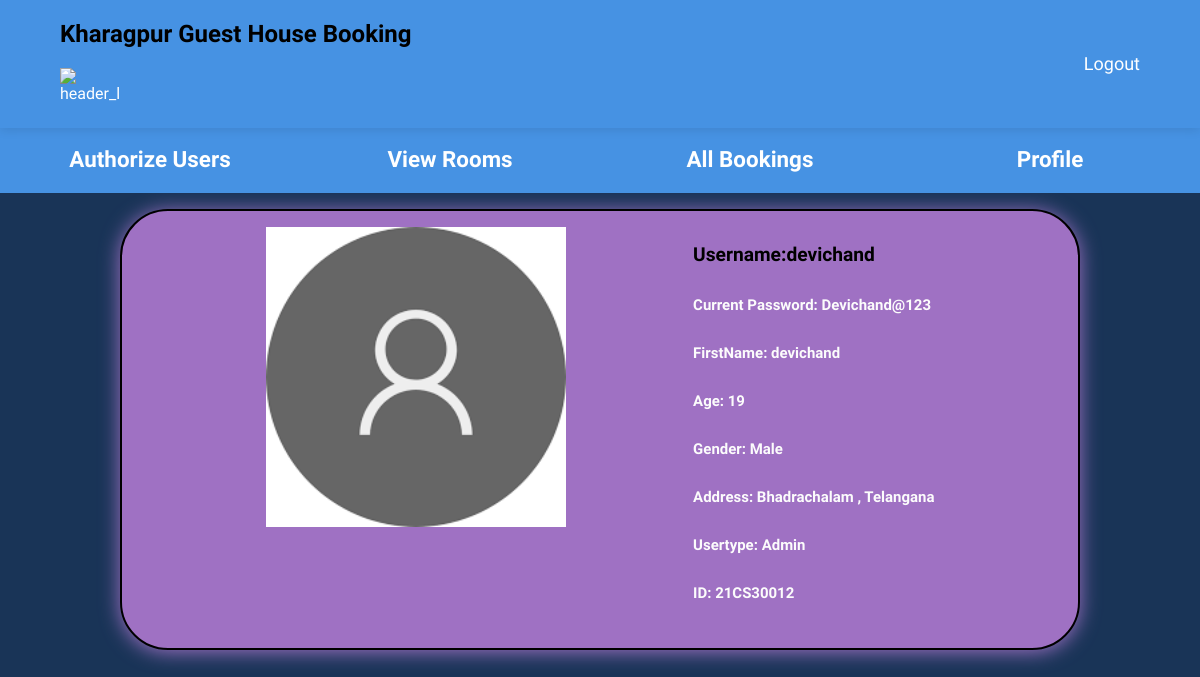
Before: /profile with the older database file.
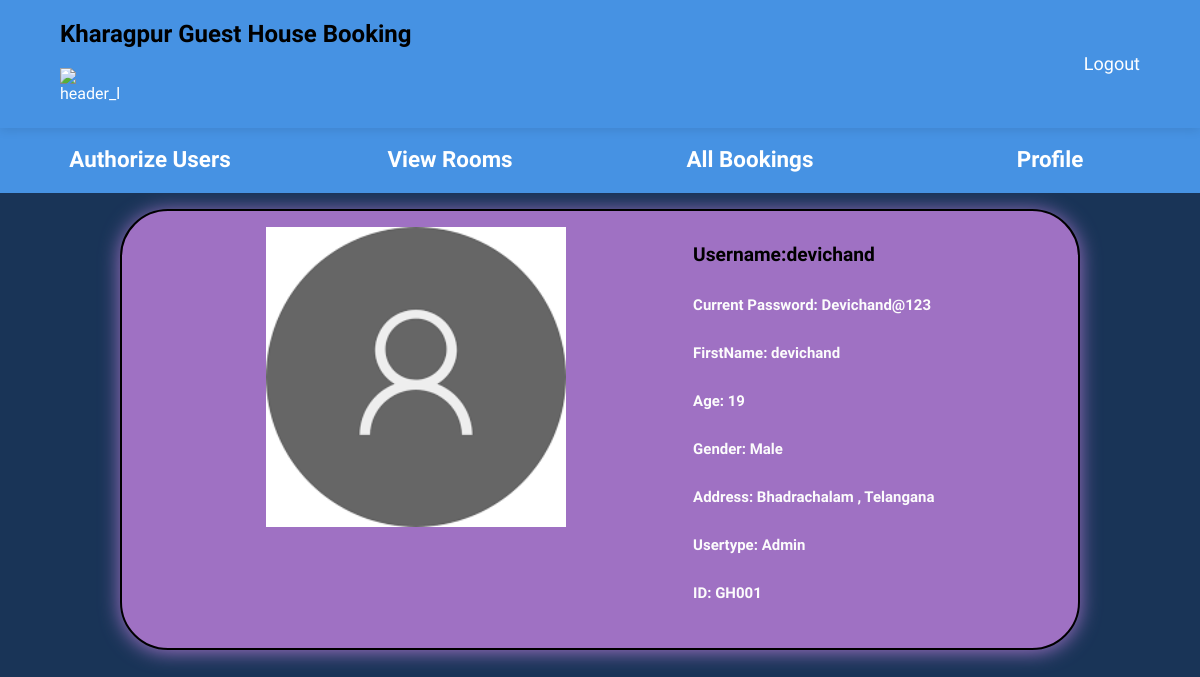
After: the same page with the newer database file.
### main.py (models this page shows, shortened)
class User(db.Model):
    id = db.Column(db.Integer, primary_key=True)
    firstname = db.Column(db.String(30))
    lastname = db.Column(db.String(30))
    email = db.Column(db.String(50))
    username = db.Column(db.String(50),unique=True)
    password = db.Column(db.String(20))
    address = db.Column(db.String(200))
    age = db.Column(db.Integer)
    gender = db.Column(db.String(20))
    rollstd = db.Column(db.String(20),nullable=True,unique=True)
    usertype = db.Column(db.String(50))

### main.py (the view)
@app.route('/profile', methods=["POST", "GET"])
def profile():
    user = User.query.filter_by(id=currentuserid).first()
    return render_template('profile.html', user=user)

### templates/profile.html (shortened to what this page needs)
<!DOCTYPE html>
<html lang="en">
<head>
    <link rel="stylesheet" href="{{ url_for('static',filename='/css/admin.css') }}">
</head>
<body>
    <header class="header-outer">
        <div class="header-inner responsive-wrapper">
            <div class="header-logo">
                <h2>Kharagpur Guest House Booking</h2>
                <img src="https://encrypted-tbn0.gstatic.com/images?q=tbn:ANd9GcRORteuqtaG0f0C2WogImr0JL4ui6yAckU2-A&usqp=CAU " alt="header_logo" class="img img-fluid" width="60" height="60">
            </div>
            <nav class="header-navigation">
                <a href="/">Logout</a>
            </nav>
        </div>
    </header>
    <div class="nav">
        {% if user.usertype=="Admin" %}
        <ul class="navigation">
            <li><a href="/admin">Authorize Users</a></li>
            <li><a href="/adminDates">View Rooms</a></li>
            <li><a href="/adminHistory">All Bookings</a></li>
            <li><a href="/profile">Profile</a></li>
        </ul>{% elif user.usertype=="User" %}
        <ul class="navigation">
            <li><a href="/dates">Book Now</a></li>
            <li><a href="/history">Your Booking</a></li>
            <li><a href="/profile">Profile</a></li>
        </ul>
        {% endif %}
    </div>
    <div class="bookingBox">
        <div>
            <img width="300px" height="300px" />
        </div>
        <div class="center">
            <div class="profile">
                <h2><b>Username:</b>{{ user.username }}</h2>
            </div>
            <div class="Details">
                <div class="name">
                    <p>
                    <h3><b> Current Password:</b> {{ user.password }}</h3></p>
                </div>
                <div class="name">
                    <p>
                    <h3><b> FirstName:</b> {{ user.firstname }}</h3></p>
                </div>
                <div class="age">
                    <p><h3><b>Age:</b> {{ user.age }}</h3></p>
                </div>
                <div class="gender">
                    <h3><b>Gender:</b> {{ user.gender }}</h3></p>
                </div>
                <div class="Adress">
                    <h3><b>Address:</b> {{ user.address }}</h3></p>
                </div>
                <div class="usertype">
                    <h3><b>Usertype:</b> {{ user.usertype }}</h3></p>
                </div>
                <div class="id">
                    <h3><b>ID:</b> {{user.rollstd}}</h3></p>
            </div>
</body>
</html>

### static/css/admin.css (style rules this page uses)
* { box-sizing: border-box; }
* { font-family: 'Work Sans', sans-serif; }
body { background-image: linear-gradient(#193457, #193457); margin: 0; font-family: 'Montserrat', sans-serif; }
p { font-size: 10px; font-weight: 100; line-height: 20px; letter-spacing: 5px; margin: 20px 0 30px; }
h2 { color: black; }
.center { font-size: 0.8rem; }
.bookingBox { padding: 1rem; display: flex; justify-content: space-evenly; color: rgb(252, 252, 252); background-color: #9f71c3; width: 80%; margin: 1rem auto; border: black 2px solid; border-radius: 3rem; box-shadow: 0 2px 20px 0 #9f71c3; }
.nav { width:100%; background-color:#4692e3 }
.navigation { padding: 0; margin: 0; }
.nav ul { display: flex; list-style-type: none; font: 20px helvetica; font-size: 1.4rem; font-weight:bold; text-align: center; }
.nav li { flex: 1; border-style: solid; border-color: #4692e3; height: 65px; background:#4692e3 ; }
.nav a { position: relative; top: 15px; text-decoration: none; color: white; }
.responsive-wrapper { width: 90%; max-width: 1280px; margin-left: auto; margin-right: auto; }
.header-outer { z-index: 100; height: var(--header-outer-height); position: sticky; top: calc( var(--header-height-difference) * -1 ); display: flex; align-items: center; color: white; background-color: #4692e3; box-shadow: 0 2px 10px 0 rgba(0,0,0, 0.1); }
.header-inner { height: var(--header-inner-height); position: sticky; top: 0; display: flex; align-items: center; justify-content: space-between; }
.header-logo img { display: block; height: calc(var(--header-inner-height) - 30px); }
.header-navigation { display: flex; flex-wrap: wrap; }
.header-navigation a, .header-navigation button { font-size: 1.125rem; color: inherit; margin-left: 1.75rem; position: relative; font-weight: 500; }
.header-navigation a { font-size: 1.125rem; color: inherit; text-decoration: none; }
.header-navigation a:after, .header-navigation button:after { transition: 0.25s ease; content: ""; display: block; width: 100%; height: 2px; background-color: currentcolor; transform: scalex(0); position: absolute; bottom: -2px; left: 0; }

Changed rows visible on the page:
changed User "devichand": rollstd "21CS30012" → "GH001"
